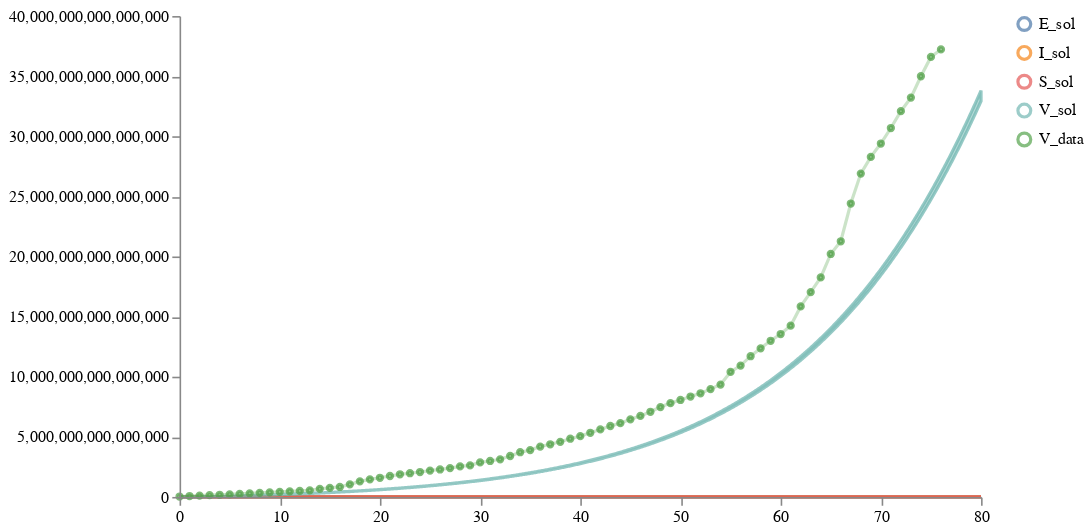

The code cell stored with this chart in its notebook:
### Code cell
schema = plots.trajectories(pd.DataFrame(post_samples["data"]), subset=".*_sol",
                            points=data_train.reset_index(drop=True).rename(columns={"V":"V_data"}))
schema = plots.pad(schema, 5)
plots.ipy_display(schema)

### Figure 1 — Vega specification as saved in the notebook (floating-point values rounded to 4 significant figures; data arrays with more than 128 entries replaced by an {"elided": "..."} marker saying what was removed)
{"$schema": "https://vega.github.io/schema/vega/v5.json", "axes": [{"name": "x_axis", "orient": "bottom", "scale": "xscale", "zindex": 100}, {"name": "y_axis", "orient": "left", "scale": "yscale", "zindex": 100}], "data": [{"name": "distributions", "values": {"elided": "3204 records"}}, {"name": "traces", "transform": [{"expr": "isValid(datum.value)", "type": "filter"}], "values": []}, {"name": "points", "values": [{"sample_id": 0, "timepoint": 0, "trajectory": "V_data", "value": 34250000000000.0}, {"sample_id": 0, "timepoint": 1, "trajectory": "V_data", "value": 74830000000000.0}, {"sample_id": 0, "timepoint": 2, "trajectory": "V_data", "value": 110800000000000.0}, {"sample_id": 0, "timepoint": 3, "trajectory": "V_data", "value": 145500000000000.0}, {"sample_id": 0, "timepoint": 4, "trajectory": "V_data", "value": 178900000000000.0}, {"sample_id": 0, "timepoint": 5, "trajectory": "V_data", "value": 212605525246655}, {"sample_id": 0, "timepoint": 6, "trajectory": "V_data", "value": 251900000000000.0}, {"sample_id": 0, "timepoint": 7, "trajectory": "V_data", "value": 297300000000000.0}, {"sample_id": 0, "timepoint": 8, "trajectory": "V_data", "value": 342400000000000.0}, {"sample_id": 0, "timepoint": 9, "trajectory": "V_data", "value": 384100000000000.0}, {"sample_id": 0, "timepoint": 10, "trajectory": "V_data", "value": 424100000000000.0}, {"sample_id": 0, "timepoint": 11, "trajectory": "V_data", "value": 461900000000000.0}, {"sample_id": 0, "timepoint": 12, "trajectory": "V_data", "value": 498300000000000.0}, {"sample_id": 0, "timepoint": 13, "trajectory": "V_data", "value": 548200000000000.0}, {"sample_id": 0, "timepoint": 14, "trajectory": "V_data", "value": 675643977072622}, {"sample_id": 0, "timepoint": 15, "trajectory": "V_data", "value": 751600000000000.0}, {"sample_id": 0, "timepoint": 16, "trajectory": "V_data", "value": 829899121500651}, {"sample_id": 0, "timepoint": 17, "trajectory": "V_data", "value": 1046000000000000.0}, {"sample_id": 0, "timepoint": 18, "trajectory": "V_data", "value": 1295875135538839}, {"sample_id": 0, "timepoint": 19, "trajectory": "V_data", "value": 1461000000000000.0}, {"sample_id": 0, "timepoint": 20, "trajectory": "V_data", "value": 1592292378295384}, {"sample_id": 0, "timepoint": 21, "trajectory": "V_data", "value": 1741000000000000.0}, {"sample_id": 0, "timepoint": 22, "trajectory": "V_data", "value": 1882566054918674}, {"sample_id": 0, "timepoint": 23, "trajectory": "V_data", "value": 1972000000000000.0}, {"sample_id": 0, "timepoint": 24, "trajectory": "V_data", "value": 2071441710342036}, {"sample_id": 0, "timepoint": 25, "trajectory": "V_data", "value": 2190000000000000.0}, {"sample_id": 0, "timepoint": 26, "trajectory": "V_data", "value": 2284263053733268}, {"sample_id": 0, "timepoint": 27, "trajectory": "V_data", "value": 2401528070828421}, {"sample_id": 0, "timepoint": 28, "trajectory": "V_data", "value": 2539043189426808}, {"sample_id": 0, "timepoint": 29, "trajectory": "V_data", "value": 2623445134633728}, {"sample_id": 0, "timepoint": 30, "trajectory": "V_data", "value": 2868773959451638}, {"sample_id": 0, "timepoint": 31, "trajectory": "V_data", "value": 2991191174214979}, {"sample_id": 0, "timepoint": 32, "trajectory": "V_data", "value": 3129000000000000.0}, {"sample_id": 0, "timepoint": 33, "trajectory": "V_data", "value": 3403912214913465}, {"sample_id": 0, "timepoint": 34, "trajectory": "V_data", "value": 3718000000000000.0}, {"sample_id": 0, "timepoint": 35, "trajectory": "V_data", "value": 3894000000000000.0}, {"sample_id": 0, "timepoint": 36, "trajectory": "V_data", "value": 4190012056978476}, {"sample_id": 0, "timepoint": 37, "trajectory": "V_data", "value": 4379000000000000.0}, {"sample_id": 0, "timepoint": 38, "trajectory": "V_data", "value": 4584996690364133}, {"sample_id": 0, "timepoint": 39, "trajectory": "V_data", "value": 4842715961786298}, {"sample_id": 0, "timepoint": 40, "trajectory": "V_data", "value": 5057017833310725}, {"sample_id": 0, "timepoint": 41, "trajectory": "V_data", "value": 5334255093252734}, {"sample_id": 0, "timepoint": 42, "trajectory": "V_data", "value": 5613459509330455}, {"sample_id": 0, "timepoint": 43, "trajectory": "V_data", "value": 5900675119579128}, {"sample_id": 0, "timepoint": 44, "trajectory": "V_data", "value": 6137835221456338}, {"sample_id": 0, "timepoint": 45, "trajectory": "V_data", "value": 6455786439569586}, {"sample_id": 0, "timepoint": 46, "trajectory": "V_data", "value": 6737865202057693}, {"sample_id": 0, "timepoint": 47, "trajectory": "V_data", "value": 7082040828667748}, {"sample_id": 0, "timepoint": 48, "trajectory": "V_data", "value": 7473588619526592}, {"sample_id": 0, "timepoint": 49, "trajectory": "V_data", "value": 7802169943421971}, {"sample_id": 0, "timepoint": 50, "trajectory": "V_data", "value": 8064264769284555}, {"sample_id": 0, "timepoint": 51, "trajectory": "V_data", "value": 8350528001810362}, {"sample_id": 0, "timepoint": 52, "trajectory": "V_data", "value": 8620926151000598}, {"sample_id": 0, "timepoint": 53, "trajectory": "V_data", "value": 8967823176668702}, {"sample_id": 0, "timepoint": 54, "trajectory": "V_data", "value": 9347385175287846}, {"sample_id": 0, "timepoint": 55, "trajectory": "V_data", "value": 10400775744728212}, {"sample_id": 0, "timepoint": 56, "trajectory": "V_data", "value": 10924150605249734}, {"sample_id": 0, "timepoint": 57, "trajectory": "V_data", "value": 11705167142508414}, {"sample_id": 0, "timepoint": 58, "trajectory": "V_data", "value": 12359300512467032}, {"sample_id": 0, "timepoint": 59, "trajectory": "V_data", "value": 12986780639190464}, {"sample_id": 0, "timepoint": 60, "trajectory": "V_data", "value": 13550907207646232}, {"sample_id": 0, "timepoint": 61, "trajectory": "V_data", "value": 14248041314600788}, {"sample_id": 0, "timepoint": 62, "trajectory": "V_data", "value": 15848276614633882}, {"sample_id": 0, "timepoint": 63, "trajectory": "V_data", "value": 17038987764329418}, {"sample_id": 0, "timepoint": 64, "trajectory": "V_data", "value": 18260590802877810}, {"sample_id": 0, "timepoint": 65, "trajectory": "V_data", "value": 20209504393071680}, {"sample_id": 0, "timepoint": 66, "trajectory": "V_data", "value": 21264574070527824}, {"sample_id": 0, "timepoint": 67, "trajectory": "V_data", "value": 24405223143174390}, {"sample_id": 0, "timepoint": 68, "trajectory": "V_data", "value": 26892652544175644}, {"sample_id": 0, "timepoint": 69, "trajectory": "V_data", "value": 28282864516791200}, {"sample_id": 0, "timepoint": 70, "trajectory": "V_data", "value": 29394041033392708}, {"sample_id": 0, "timepoint": 71, "trajectory": "V_data", "value": 30685003617018490}, {"sample_id": 0, "timepoint": 72, "trajectory": "V_data", "value": 32085327926567616}, {"sample_id": 0, "timepoint": 73, "trajectory": "V_data", "value": 33217196172771584}, {"sample_id": 0, "timepoint": 74, "trajectory": "V_data", "value": 34991952115553804}, {"sample_id": 0, "timepoint": 75, "trajectory": "V_data", "value": 36597766934503620}, {"sample_id": 0, "timepoint": 76, "trajectory": "V_data", "value": 37222723829582630}]}, {"name": "markers", "values": []}, {"name": "selected", "on": [{"remove": true, "trigger": "clear"}, {"remove": true, "trigger": "!shift"}, {"insert": "clicked", "trigger": "!shift && clicked"}, {"toggle": "clicked", "trigger": "shift && clicked"}]}], "height": 300, "legends": [{"encode": {"labels": {"interactive": true, "name": "legendLabel", "update": {"opacity": [{"test": "!length(data('selected')) || indata('selected', 'value', datum.value)", "value": 1}, {"value": 0.25}]}}, "symbols": {"interactive": true, "name": "legendSymbol", "update": {"fill": {"value": "transparent"}, "opacity": [{"test": "!length(data('selected')) || indata('selected', 'value', datum.value)", "value": 0.7}, {"value": 0.15}], "size": {"value": 64}, "strokeWidth": {"value": 2}}}}, "name": "color_legend", "stroke": "color"}], "marks": [{"from": {"facet": {"data": "points", "groupby": "trajectory", "name": "points_split"}}, "marks": [{"encode": {"hover": {"fillOpacity": {"value": 0.9}}, "update": {"fill": {"field": "trajectory", "scale": "color"}, "fillOpacity": [{"test": "!length(data('selected')) || indata('selected', 'value', datum.trajectory)", "value": 0.5}, {"value": 0.15}], "size": {"value": 10}, "stroke": {"field": "trajectory", "scale": "color"}, "strokeOpacity": [{"test": "!length(data('selected')) || indata('selected', 'value', datum.trajectory)", "value": 0.75}, {"value": 0.15}], "strokeWidth": {"value": 2}, "tooltip": {"field": "value"}, "x": {"field": "timepoint", "scale": "xscale"}, "y": {"field": "value", "scale": "yscale"}}}, "from": {"data": "points"}, "name": "_points_symbol", "type": "symbol", "zindex": 3}, {"encode": {"hover": {"fillOpacity": {"value": 0.9}}, "update": {"interpolate": {"value": "linear"}, "stroke": {"field": "trajectory", "scale": "color"}, "strokeOpacity": [{"test": "!length(data('selected')) || indata('selected', 'value', datum.trajectory)", "value": 0.3}, {"value": 0.1}], "strokeWidth": {"value": 2}, "x": {"field": "timepoint", "scale": "xscale"}, "y": {"field": "value", "scale": "yscale"}}}, "from": {"data": "points"}, "name": "_points_line", "type": "line", "zindex": 3}], "name": "_points", "type": "group", "zindex": 3}, {"from": {"facet": {"data": "traces", "groupby": "trajectory", "name": "traces_split"}}, "marks": [{"encode": {"hover": {"fillOpacity": {"value": 0.9}}, "update": {"interpolate": {"value": "linear"}, "stroke": {"field": "trajectory", "scale": "color"}, "strokeOpacity": [{"test": "!length(data('selected')) || indata('selected', 'value', datum.trajectory)", "value": 0.75}, {"value": 0.15}], "strokeWidth": {"value": 2}, "x": {"field": "timepoint", "scale": "xscale"}, "y": {"field": "value", "scale": "yscale"}}}, "from": {"data": "traces_split"}, "name": "_traces_lines", "type": "line"}], "name": "_traces", "type": "group", "zindex": 2}, {"from": {"facet": {"data": "distributions", "groupby": "trajectory", "name": "trajectory_split"}}, "marks": [{"encode": {"hover": {"fillOpacity": {"value": 0.9}}, "update": {"fill": {"field": "trajectory", "scale": "color"}, "fillOpacity": [{"test": "!length(data('selected')) || indata('selected', 'value', datum.trajectory)", "value": 0.5}, {"value": 0.15}], "interpolate": {"value": "linear"}, "stroke": {"field": "trajectory", "scale": "color"}, "strokeOpacity": [{"test": "!length(data('selected')) || indata('selected', 'value', datum.trajectory)", "value": 0.75}, {"value": 0.15}], "strokeWidth": {"value": 2}, "x": {"field": "timepoint", "scale": "xscale"}, "y": {"field": "upper", "scale": "yscale"}, "y2": {"field": "lower", "scale": "yscale"}}}, "from": {"data": "trajectory_split"}, "type": "area"}], "name": "_distributions", "type": "group", "zindex": 1}, {"marks": [{"encode": {"enter": {"stroke": {"value": "lightgray"}}, "update": {"opacity": {"value": 1}, "x": {"field": "timepoint", "scale": "xscale"}, "y": {"signal": "height"}, "y2": {"value": 0}}}, "from": {"data": "markers"}, "name": "_marker text", "type": "rule"}, {"encode": {"enter": {"fontSize": {"value": 8}, "text": {"field": "datum.label"}, "y": {"value": 0}}}, "from": {"data": "_marker text"}, "name": "_marker flags", "transform": [{"as": ["x", "_y", "opacity", "align", "baseline"], "lineAnchor": "start", "offset": [1], "size": {"signal": "[width, height]"}, "type": "label"}], "type": "text"}], "name": "_markers", "type": "group"}], "padding": 5, "scales": [{"domain": {"fields": [{"data": "distributions", "field": "timepoint"}, {"data": "traces", "field": "timepoint"}, {"data": "points", "field": "timepoint"}, {"data": "markers", "field": "timepoint"}]}, "name": "xscale", "range": "width", "type": "linear", "zero": false}, {"domain": {"fields": [{"data": "distributions", "field": "lower"}, {"data": "distributions", "field": "upper"}, {"data": "traces", "field": "value"}, {"data": "points", "field": "value"}]}, "name": "yscale", "nice": true, "range": "height", "type": "linear", "zero": true}, {"domain": {"fields": [{"data": "distributions", "field": "trajectory"}, {"data": "traces", "field": "trajectory"}, {"data": "points", "field": "trajectory"}]}, "name": "color", "range": "category", "type": "ordinal"}], "signals": [{"name": "clear", "on": [{"events": "mouseup[!event.item]", "force": true, "update": "true"}], "value": true}, {"name": "shift", "on": [{"events": "@legendSymbol:click, @legendLabel:click", "force": true, "update": "event.shiftKey"}], "value": false}, {"name": "clicked", "on": [{"events": "@legendSymbol:click, @legendLabel:click", "force": true, "update": "{value: datum.value}"}], "value": null}], "width": 500}
